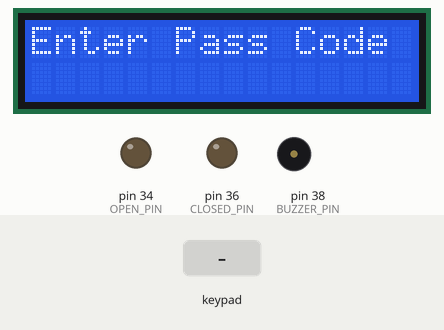
Simulated run of this sketch. Board: Arduino Mega 2560, built with avr-gcc and run on an emulated ATmega2560. Shown: 16×2 character LCD, output pins drawn as LEDs (lit = HIGH), buzzer (waves = sounding). The test bench sets the inputs (shaded band). What the sketch prints to the serial monitor is not drawn.

Above: at 1.2 s.
1.3 s: keypad keys 1 2 3 4 pressed 0.4 s apart
At 3.2 s:
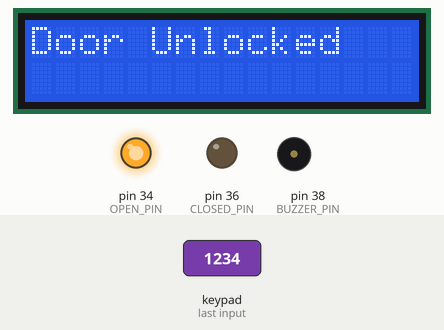
4.4 s: keypad keys 2 3 2 5 2 7 2 9 pressed 0.4 s apart
At 7.1 s:
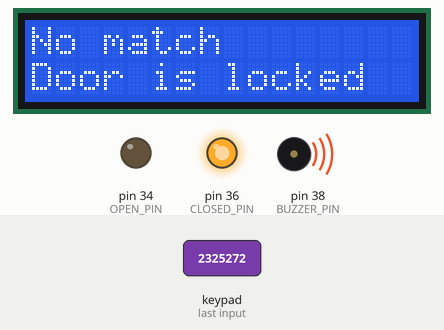
9.1 s: keypad keys 1 2 3 4 # pressed 0.4 s apart
At 10.71 s:
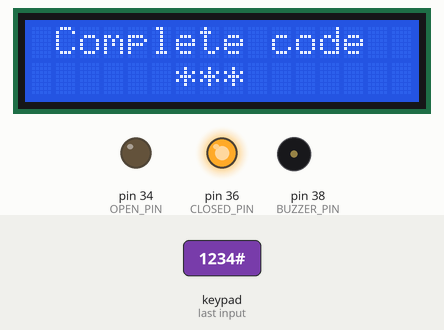
12.6 s: key 'A' pressed
At 14.2 s:
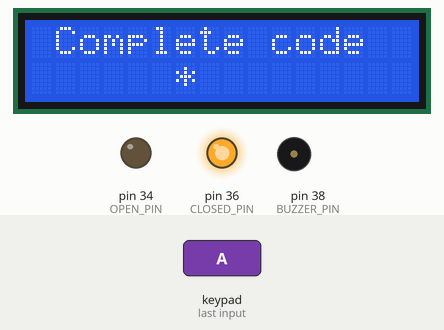
14.5 s: key '#' pressed
At 15.7 s:
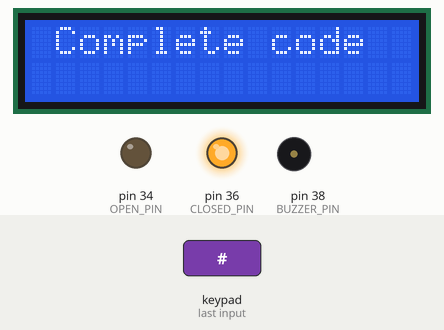
16.0 s: key '1' pressed
At 16.4 s:
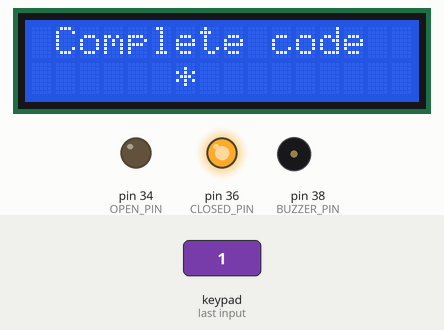
Timing chart, 0 to 18.5 s (numbered marks = the images above; inputs shaded):
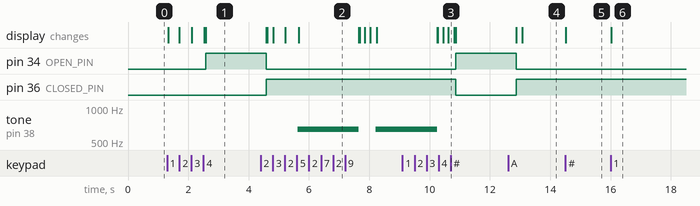

Measured:
- after the input at 1.3 s, pin 34 (OPEN_PIN): LOW → HIGH after 1.3 s; the display: first changes at once (image 1 shows a later state)
- after the input at 4.4 s, tone on pin 38 (BUZZER_PIN): silent → 650 Hz after 1.2 s, → silent 2.0 s later, → 650 Hz 0.57 s later; the display: first differs from a run without the input after 0.21 s (image 2 shows a later state)
- after the input at 9.1 s, pin 34 (OPEN_PIN): LOW → HIGH after 1.8 s; pin 36 (CLOSED_PIN): HIGH → LOW after 1.8 s; the display: first differs from a run without the input after 1.2 s (image 3 shows a later state)
- after the input at 12.6 s, the display: first differs from a run without the input after 0.47 s (image 4)
- after the input at 14.5 s, the display: changes at once (image 5)
- after the input at 16.0 s, the display: changes at once (image 6)

The sketch:

ch2_keyPadDoorEntry_XwithLEDAndBuzzer.ino
```cpp
/*
 * Day 0 - AI Apocalypse by inventr.io
 * Learn more at https://inventr.io/PLACEHOLDER
 *
 * Building on the keypad door lock lesson, I'm adding a green led to go off when the door is unlocked, a consistent red
 * light when the door is locked and a buzzer when the wrong code is passed.
 */

/*
 * Arduino language concepts introduced in this lesson.
 *
 */
#include "Arduino.h"

#include <Keypad.h>         // Library for 4x4 membrane keypad
#include <LiquidCrystal.h>  // LCD1602 library


const byte ROWS = 4;
const byte COLS = 4;

const byte ROW_PINS[ROWS] = { 23, 25, 27, 29 };
const byte COL_PINS[COLS] = { 31, 33, 35, 37 };
const int OPEN_PIN = 34;
const int CLOSED_PIN = 36;
const int BUZZER_PIN = 38;

char BUTTONS[ROWS][COLS] = {
  { '1', '2', '3', 'A' },  // 1st row
  { '4', '5', '6', 'B' },  // 2nd row
  { '7', '8', '9', 'C' },  // 3rd row
  { '*', '0', '#', 'D' }   // 4th row
};

Keypad security_keypad = Keypad(makeKeymap(BUTTONS), ROW_PINS, COL_PINS, ROWS, COLS);

LiquidCrystal lcd(22, 24, 26, 28, 30, 32);

const String SECRET_CODE = "1234";
const int code_indent = (16 - SECRET_CODE.length()) / 2;
String entered_code = "";
String prompt = "Enter Pass Code";

void setup() {
  pinMode(OPEN_PIN, OUTPUT);
  pinMode(CLOSED_PIN, OUTPUT);
  pinMode(BUZZER_PIN, OUTPUT);
  Serial.begin(9600);
  lcd.begin(16, 2);   // Set LCD resolution (16 columns, 2 rows)
  lcd.clear();
  showPrompt(prompt);
}

void loop() {
  char key = security_keypad.getKey();

  if (key) {
    Serial.print("Key entered: ");
    Serial.println(key);

    // Reset key
    if (key == '*') {
      Serial.println("Reset: starting over");
      lcd.clear();
      showPrompt(prompt);
      entered_code = "";   // Reset back to starting point (nothing entered yet)
      return;             // exits loops here
    }

    // Delete key
    if (key == '#') {
      Serial.println("Delete last character entered");
      lcd.setCursor(code_indent + entered_code.length() - 1, 1);
      lcd.print(" ");
      entered_code = entered_code.substring(0, entered_code.length() - 1);
      Serial.print("  Current entered code: ");
      Serial.println(entered_code);
      return;
    }

    entered_code += key;

    if (entered_code.length() == 1) {
      Serial.println("A code has begun to be entered");
      lcd.clear();
      showPrompt("Complete code");
    }
    lcd.setCursor(code_indent + entered_code.length() - 1, 1);
    lcd.print("*");

    Serial.print("  Current entered code: ");
    Serial.println(entered_code);

    if (entered_code.length() == SECRET_CODE.length()) {
      Serial.println("Entry complete - validating combination");
      lcd.clear();

      if (entered_code == SECRET_CODE) {
        Serial.println("Entered code matches - unlock door for 2 seconds");
        lcd.print("Door Unlocked");
        digitalWrite(OPEN_PIN, HIGH);
        digitalWrite(CLOSED_PIN, LOW);
        delay(2000);
        Serial.println("Re-lock door");
      } else {
        lcd.print("No match");
        tone(BUZZER_PIN, 650);
        lcd.setCursor(0, 1);
        lcd.print("Door is locked");
        digitalWrite(OPEN_PIN, LOW);
        digitalWrite(CLOSED_PIN, HIGH);
        Serial.println("Wrong combination entered");
        delay(2000);
        Serial.println("Door locked");
        noTone(BUZZER_PIN);
      }
      lcd.clear();
      digitalWrite(OPEN_PIN, LOW);
      digitalWrite(CLOSED_PIN, HIGH);
      showPrompt(prompt);
      entered_code = "";
    }
  }
}

void showPrompt(String prompt) {
  int prompt_length = prompt.length();
  Serial.println(prompt.c_str());
  if (prompt_length > 16) {
    Serial.println("Prompt is too long and will be truncated");
    prompt.substring(0, 16);
  }
  int centering_offset = (16 - prompt_length) / 2;
  lcd.setCursor(centering_offset, 0);
  lcd.print(prompt.c_str());
}
```
